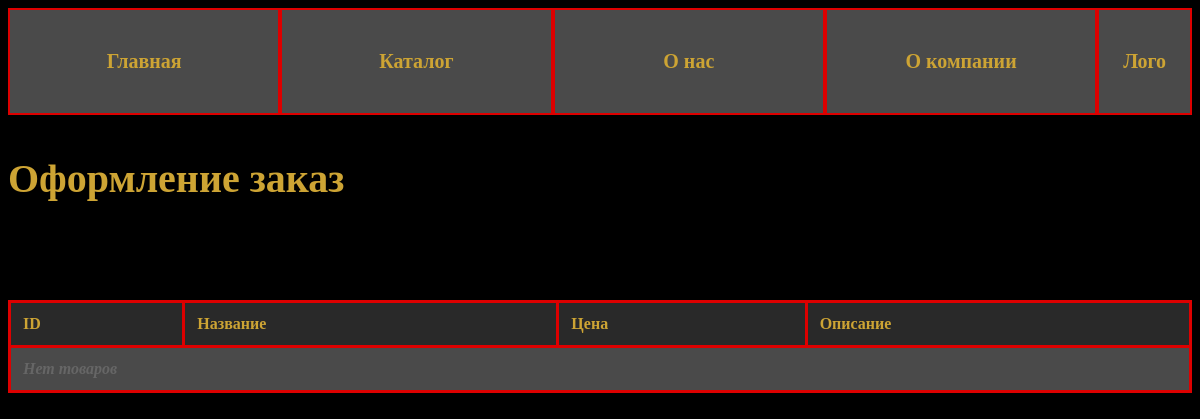
The app's page /Order/4, older data.
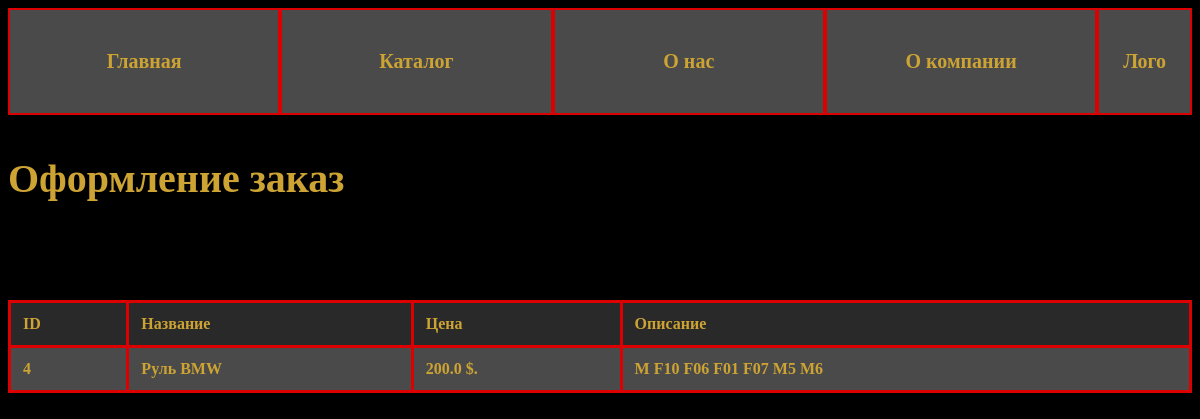
The same page, newer data.
### tables this page shows
CREATE TABLE products (
            id INTEGER PRIMARY KEY AUTOINCREMENT,
            name TEXT NOT NULL,
            price REAL NOT NULL,
            description TEXT
        );

### app.py (the view)
@app.route("/Order/<id>")
def order(id):
    conn = get_db_connection()
    products = conn.execute('SELECT * FROM products where id = ' + id).fetchall()
    conn.close()
    return render_template("order.html", products=products)

### models.py (called while the page is built)
def get_db_connection():
    conn = sqlite3.connect('database.db')
    conn.row_factory = sqlite3.Row
    return conn

### templates/order.html (shortened to what this page needs)
{% extends 'base.html' %}
{% block content %}
    <p style="font-size: 40px; font-weight: bold; color: #CDA434">Оформление заказ</p>
    <h1>Список товаров</h1>
    <div class="products-container">
        <table class="products-table">
            <thead>
                <tr>
                    <th>ID</th>
                    <th>Название</th>
                    <th>Цена</th>
                    <th>Описание</th>
                </tr>
            </thead>
            <tbody>
                {% for product in products %}
                <tr>
                    <td>{{ product['id'] }}</td>
                    <td>{{ product['name'] }}</td>
                    <td>{{ product['price'] }} $.</td>
                    <td>{{ product['description'] }}</td>
                </tr>
                {% else %}
                <tr>
                    <td colspan="4" class="no-products">Нет товаров</td>
                </tr>
                {% endfor %}
            </tbody>
        </table>
    </div>
{% endblock %}

Row changes from the older to the newer data that the page shows:
added products: id "4", name "Руль BMW", price "200.0", description "M F10 F06 F01 F07 M5 M6"
Text that changed along with them:
text no longer shown: "Нет товаров"
